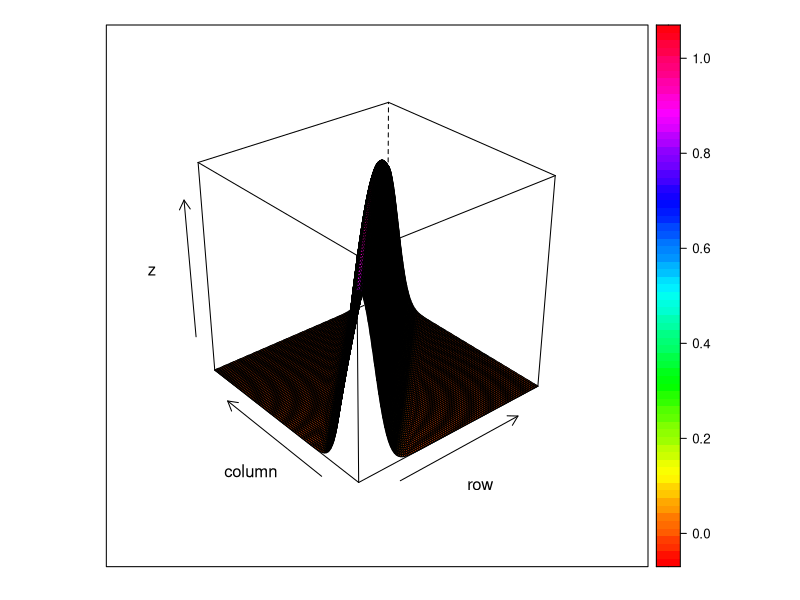

Source code (R):
rm(list = ls())

# x <- seq(0, 1, length= 100)
# y <- x
# z <- outer(x, y, prior.fut)
# wireframe(z, drape=T, col.regions=rainbow(100))

require(rmutil)
require(lattice)
require(pracma)

# prior parameters
sigma<-1
sigma.fut<-9.465
alpha<-1
delta.enth<-0.12
delta.skpt<-0
delta.intr<-(delta.skpt+delta.enth)/2
mu<-0.39

## ENTH PRIOR #########################################################
prior.fut<-function(x,y){
  exp(-(sigma*(x-mu)^2)^alpha)*
  exp(-((sigma.fut*((y-x)-delta.skpt))^2)^alpha)
}

 x <- seq(0, 1, length= 100)
 y <- x
 z <- outer(x, y, prior.fut)
 wireframe(z, drape=T, col.regions=rainbow(100))

prior.fut.nc<-tryCatch(integral2(prior.fut,xmin=0,xmax=1,ymin=0,ymax=1,singular=T)[[1]],
                        error=function(e) integral2(prior.fut,xmin=0,xmax=1,ymin=0,ymax=1,abstol=1E-6)[[1]])

tail.fut<-tryCatch(
  integral2(prior.fut,xmin=0,xmax=1-delta.enth,ymin=function(x) x+delta.enth,ymax=1,singular=T)[[1]]/prior.fut.nc,
  error=function(e) 
    integral2(prior.fut,xmin=0,xmax=1-delta.enth,ymin=function(x) x+delta.enth,ymax=1,singular=T)[[1]]/prior.fut.nc)
tail.fut

tail.fut.intr<-tryCatch(
  integral2(prior.fut,xmin=0,xmax=1-delta.intr,ymin=function(x) x+delta.intr,ymax=1,singular=T)[[1]]/prior.fut.nc,
  error=function(e) 
    integral2(prior.fut,xmin=0,xmax=1-delta.intr,ymin=function(x) x+delta.intr,ymax=1,singular=T)[[1]]/prior.fut.nc)
tail.fut.intr
